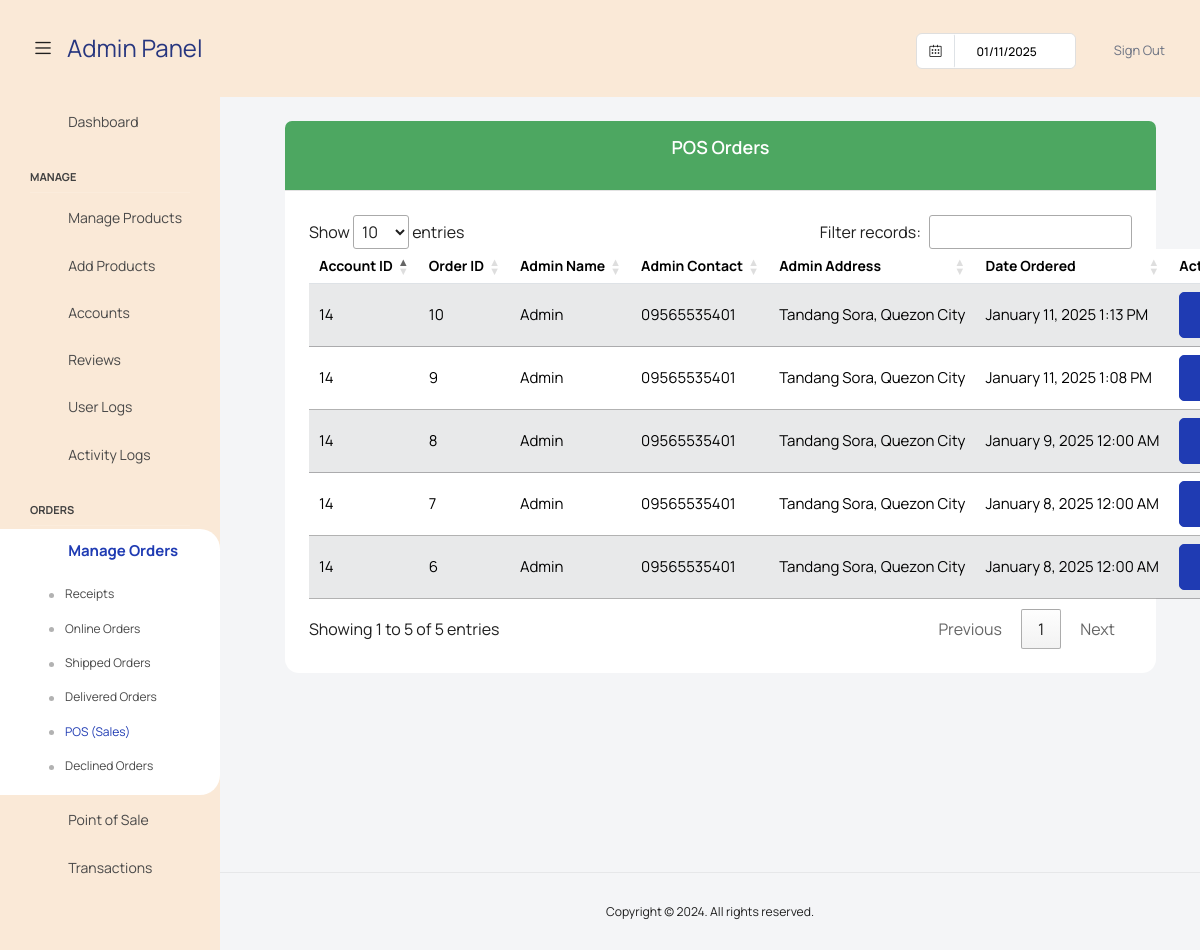
Page /admin/POSales.php (signed in) on the committed database.
### tables this page shows
CREATE TABLE `users` (
  `user_id` int(11) NOT NULL,
  `first_name` varchar(200) NOT NULL,
  `last_name` varchar(255) NOT NULL,
  `email` varchar(255) NOT NULL,
  `password` varchar(150) NOT NULL,
  `contact_no` varchar(10) DEFAULT NULL,
  `gender` varchar(255) DEFAULT NULL,
  `date_of_birth` date DEFAULT NULL,
  `picture_path` varchar(255) DEFAULT '../images/icon/profile.png',
  `registered_at` date NOT NULL DEFAULT current_timestamp(),
  `isAdmin` int(11) NOT NULL DEFAULT 0,
  `status_id` int(11) DEFAULT 1
);

CREATE TABLE `addresses` (
  `address_id` int(11) NOT NULL,
  `user_id` int(11) DEFAULT NULL,
  `full_name` varchar(255) DEFAULT NULL,
  `phone_number` varchar(20) DEFAULT NULL,
  `address_region` varchar(255) DEFAULT NULL,
  `postal_code` varchar(20) DEFAULT NULL,
  `street_name` varchar(255) DEFAULT NULL,
  `address_default` tinyint(1) NOT NULL DEFAULT 0
);

CREATE TABLE `tbl_order_details` (
  `order_id` int(11) NOT NULL,
  `address_id` int(11) NOT NULL,
  `shipping_fee` int(11) NOT NULL
);

### admin/POSales.php (the view, shortened to what this page needs)
<!DOCTYPE html>
<html lang="en">
  <head>
    <link href="../plugins/dataTables.bootstrap5.min.css" rel="stylesheet" />
    <link href="../plugins/responsive.bootstrap5.min.css" rel="stylesheet" />
     <link rel="stylesheet" href="https://cdn.datatables.net/1.13.5/css/jquery.dataTables.min.css">
  </head>
  <body >
  <div class="container-scroller">
      <?php require_once("./navbar.php"); ?>
      <div class="container-fluid page-body-wrapper">
        <?php require_once("./sidebar.php"); ?>
        <div class="main-panel">
          <div class="content-wrapper">
            <div class="row">
            <div class="container-fluid px-4">
                  <div class="card mb-5">
                    <div class="card-header bg-success pt-3">
                        <div class="text-center">
                            <p class="card-title text-white">POS Orders
                        </div>
                    </div>
                    <div class="card-body">
                      <table id="productTable" class="table table-striped nowrap" style="width:100%">
                        <thead>
                          <tr>
                              <th>Account ID</th>
                              <th>Order ID</th>
                              <th>Admin Name</th>
                              <th>Admin Contact</th>
                              <th>Admin Address</th>
                              <th>Date Ordered</th>
                              <th>Action</th>
                          </tr>
                        </thead>
                        <tbody>
                          <?php
                          $query = "SELECT
                                    ta.user_id,
                                    tr.status_name,
                                    tr.status_id,
                                    od.address_id, od.shipping_fee, od.order_id,
                                    td.user_id, td.full_name, td.phone_number, td.address_region, td.postal_code, td.street_name, td.address_default, ts.uploaded_date
                                FROM users ta
                                INNER JOIN cart tc ON tc.user_id = ta.user_id
                                INNER JOIN tbl_orders o ON o.cart_id = tc.cart_id
                                INNER JOIN tbl_order_details od ON o.order_id = od.order_id
                                INNER JOIN addresses td ON td.address_id = od.address_id
                                INNER JOIN tbl_order_status tr ON tc.status_id = tr.status_id
                                INNER JOIN tbl_receipt ts ON ts.order_id = od.order_id
                                WHERE tc.status_id = 4 AND td.address_default = 1 AND ta.isAdmin = 1
                                GROUP BY od.order_id ORDER BY ts.uploaded_date DESC";
                          $stmt = $conn->prepare($query);
                          $stmt->execute();
                          $result = $stmt->get_result();
                          while ($data = $result->fetch_assoc()) {
                            $account_id = $data["user_id"];
                            $order_id = $data["order_id"];
                            $full_name = $data["full_name"];
                            $contact = $data["phone_number"];
                            $address = $data["street_name"].", ".$data["address_region"];
                            $dateObject = new DateTime($data["uploaded_date"]);
                          ?>
                          <tr>
                          <td><?php echo $account_id;?></td>
                            <td><?php echo $order_id;?></td>
                            <td><?php echo $full_name;?></td>
                            <td><?php echo $contact;?></td>
                            <td><?php echo $address; ?></td>
                            <td><?php echo $dateObject->format('F j, Y g:i A'); ?></td>
                            <td>
                              <button type="button" class="btn btn-primary" data-bs-toggle="modal"
                              data-bs-target="#residenceAccountDetails<?php echo $order_id; ?>" data-bs-whatever="@getbootstrap">
                              </button>
                            </td>
                          </tr>
                          <?php } ?>
                        </tbody>
                      </table>
                    </div>
                  </div>
            </div>
            </div>
          </div>
          <footer class="footer">
            <div class="d-sm-flex justify-content-center justify-content-sm-center">
              <span class="float-none float-sm-end d-block mt-1 mt-sm-0 text-center">Copyright © 2024. All rights reserved.</span>
            </div>
          </footer>
        </div>
      </div>
    <link rel="stylesheet" href="../styles/dataTables.min.css">
  </body>
</html>

### admin/POSales.php (style rules this page uses)
td, td span { font-size: 15px !important; }

### rows in the picture
users: addresses.user_id "14", tbl_order_details.order_id "10", addresses.full_name "Admin", addresses.phone_number "09565535401", addresses.street_name+address_region "Tandang Sora, Quezon City", format "January 11, 2025 1:13 PM", tbl_order_details.order_id "9", format "January 11, 2025 1:08 PM", tbl_order_details.order_id "8", format "January 9, 2025 12:00 AM", tbl_order_details.order_id "7", format "January 8, 2025 12:00 AM", tbl_order_details.order_id "6"
